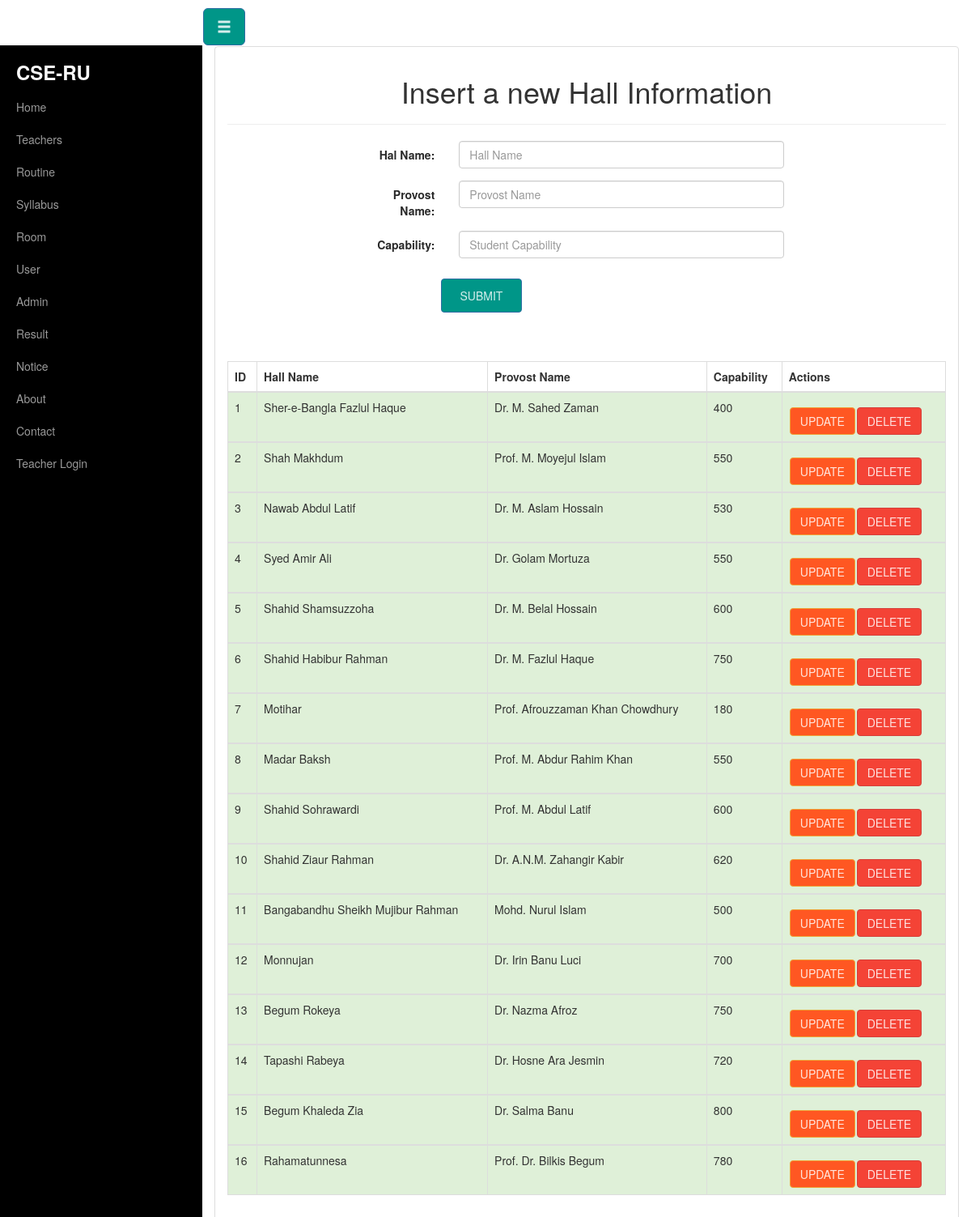
The page /hall_insert.php on the database its author committed.
### tables this page shows
CREATE TABLE `hall` (
  `id` int(11) NOT NULL,
  `hall_name` varchar(255) NOT NULL,
  `provost_name` varchar(50) NOT NULL,
  `capability` varchar(20) NOT NULL
);

### hall_insert.php (the view, shortened to what this page needs)
<?php include("header.php");?>
<?php include('db_con.php');?>
<div class="container-fluid">
    <div class="row" id="wrapper">
    <?php require_once'menubar.php';?>
    <div class="col-sm-12">
        <div class="panel panel-default">
        <div class="panel-body">
<center><h1>Insert a new Hall Information</h1></center>
    <hr>
<div class="col-sm-10 col-sm-offset-2">
<form action="hall_insert.php" method="post" class="form-horizontal" role="form">
            <div class="form-group">
                <label for="hall_name" class="col-sm-2 control-label">Hal Name:</label>
                <div class="col-sm-7">
                <input type="text" class="form-control" name="hall_name" placeholder="Hall Name" >
                </div>
            </div>
			<div class="form-group">
                <label for="provost_name" class="col-sm-2 control-label">Provost Name:</label>
                <div class="col-sm-7">
                    <input type="text" class="form-control" name="provost_name" placeholder="Provost Name">
                </div>
            </div>
            <div class="form-group">
                <label for="capability" class="col-sm-2 control-label">Capability:</label>
                <div class="col-sm-7">
                    <input type="text" class="form-control" name="capability" placeholder="Student Capability">
                </div>
            </div>
            <input type="submit" name="submit" value="Submit" class="btn btn-primary" style="padding: 10px; width: 100px; left:100px;">
            <br>
                <br>
                    <br>
                        <br>
 </form>
</div>
<?php
        $sql1 = "SELECT * FROM hall";
        $result1 = mysqli_query($conn,$sql1);
                echo "<table class='table table-bordered'>";
                echo "<thead>";
                echo "<tr>";
                echo "<th>ID</th>";
                echo "<th>Hall Name</th>";
                echo "<th>Provost Name</th>";
                echo "<th>Capability</th>";
                echo "<th>Actions</th>";
                echo "</tr>";
                echo "</thead>";
            while($row1=mysqli_fetch_array($result1)){
                echo "<tbody>";
                echo "<tr class='success'>";
                echo "<td>".$row1['id']."</td>";
                echo "<td>".$row1['hall_name']."</td>";
                echo "<td>".$row1['provost_name']."</td>";
                echo "<td>".$row1['capability']."</td>";
                echo '<td><a href="hall_update.php?id=' . $row1['id'] . '"><b class="btn btn-warning">Update</b></a>' ;
                echo '<a href="delete_hall.php?id=' . $row1['id'] . '" onclick=\'return confirm("Are you sure you want to delete this record?")\'><b class="btn btn-danger">Delete</b></a></td>' ;
                echo "</tr>";
                echo "</tbody>";
            }
                echo "</table>";
    ?>
 </div>
 </div>
 </div>
 </div>
 </div>

### header.php (shortened to what this page needs)
<!DOCTYPE html>
<html>
	<head>
		<link href="css/bootstrap.min.css" rel="stylesheet">
		<link href="css/bootstrap.css" rel="stylesheet">
		<link href="css/style.css" rel="stylesheet">
		<link rel="stylesheet" href="css/roboto.min.css">
		<link rel="stylesheet" href="css/material.min.css">
		<link rel="stylesheet" href="css/ripples.min.css">
        <link rel="stylesheet" href="css/bootstrap.css">
		<link href="css/font-awesome.css" rel="stylesheet">
		<link href="css/font-awesome.min.css" rel="stylesheet">
	</head>
<body>
</body>
</html>

### menubar.php (shortened to what this page needs)
<a href="#menu-toggle" class="btn btn-primary btn-lg" id="menu-toggle"><span class="glyphicon glyphicon-menu-hamburger"></span></a><br/>
  <div class="col-sm-3">
    <div id="wrapper">
        <div id="sidebar-wrapper">
            <ul class="sidebar-nav">
                <li>
                    <h3 style="color:#FAFAFA;"><b>CSE-RU</b></h3>
                </li>
                <li>
                    <a href="index.php">Home</a>
                </li>
                <li>
                    <a href="teacher.php">Teachers</a>
                </li>
                <li>
                    <a href="routine.php">Routine</a>
                </li>
                <li>
                    <a href="course.php">Syllabus</a>
                </li>
                <li>
                    <a href="room.php">Room</a>
                </li>
				<li>
                    <a href="login.php">User</a>
                </li>
                <li>
                    <a href="admin_login.php">Admin</a>
                </li>
                <li>
                    <a href="result.php">Result</a>
                </li>
                <li>
                    <a href="notice.php">Notice</a>
                </li>
                <li>
                    <a href="about.php">About</a>
                </li>
                <li>
                    <a href="contact.php">Contact</a>
                </li>
                <li>
                    <a href="teacher_login.php">Teacher Login</a>
                </li>
            </ul>
        </div>
    </div>
</div>

### css/style.css (style rules this page uses)
* { box-sizing:border-box; }
#wrapper { padding-left: 0; -webkit-transition: all 0.5s ease; -moz-transition: all 0.5s ease; -o-transition: all 0.5s ease; transition: all 0.5s ease; }
#sidebar-wrapper { z-index: 1000; position: fixed; left: 250px; width: 0; height: 100%; margin-left: -250px; overflow-y: auto; background: #000; -webkit-transition: all 0.5s ease; -moz-transition: all 0.5s ease; -o-transition: all 0.5s ease; transition: all 0.5s ease; }
.sidebar-nav { position: absolute; top: 0; width: 250px; margin: 0; padding: 0; list-style: none; }
.sidebar-nav li { text-indent: 20px; line-height: 40px; }
.sidebar-nav li a { display: block; text-decoration: none; color: #999999; }
@media (min-width:768px) { #wrapper { padding-left: 250px; } }
@media (min-width:768px) { #sidebar-wrapper { width: 250px; } }

### rows shown on the page
hall: id "1", hall_name "Sher-e-Bangla Fazlul Haque", provost_name "Dr. M. Sahed Zaman", capability "400"
hall: id "2", hall_name "Shah Makhdum", provost_name "Prof. M. Moyejul Islam", capability "550"
hall: id "3", hall_name "Nawab Abdul Latif", provost_name "Dr. M. Aslam Hossain", capability "530"
hall: id "4", hall_name "Syed Amir Ali", provost_name "Dr. Golam Mortuza", capability "550"
hall: id "5", hall_name "Shahid Shamsuzzoha", provost_name "Dr. M. Belal Hossain", capability "600"
hall: id "6", hall_name "Shahid Habibur Rahman", provost_name "Dr. M. Fazlul Haque", capability "750"
hall: id "7", hall_name "Motihar", provost_name "Prof. Afrouzzaman Khan Chowdhury", capability "180"
hall: id "8", hall_name "Madar Baksh", provost_name "Prof. M. Abdur Rahim Khan", capability "550"
hall: id "9", hall_name "Shahid Sohrawardi", provost_name "Prof. M. Abdul Latif", capability "600"
hall: id "10", hall_name "Shahid Ziaur Rahman", provost_name "Dr. A.N.M. Zahangir Kabir", capability "620"
hall: id "11", hall_name "Bangabandhu Sheikh Mujibur Rahman", provost_name "Mohd. Nurul Islam", capability "500"
hall: id "12", hall_name "Monnujan", provost_name "Dr. Irin Banu Luci", capability "700"
hall: id "13", hall_name "Begum Rokeya", provost_name "Dr. Nazma Afroz", capability "750"
hall: id "14", hall_name "Tapashi Rabeya", provost_name "Dr. Hosne Ara Jesmin", capability "720"
hall: id "15", hall_name "Begum Khaleda Zia", provost_name "Dr. Salma Banu", capability "800"
hall: id "16", hall_name "Rahamatunnesa", provost_name "Prof. Dr. Bilkis Begum", capability "780"
